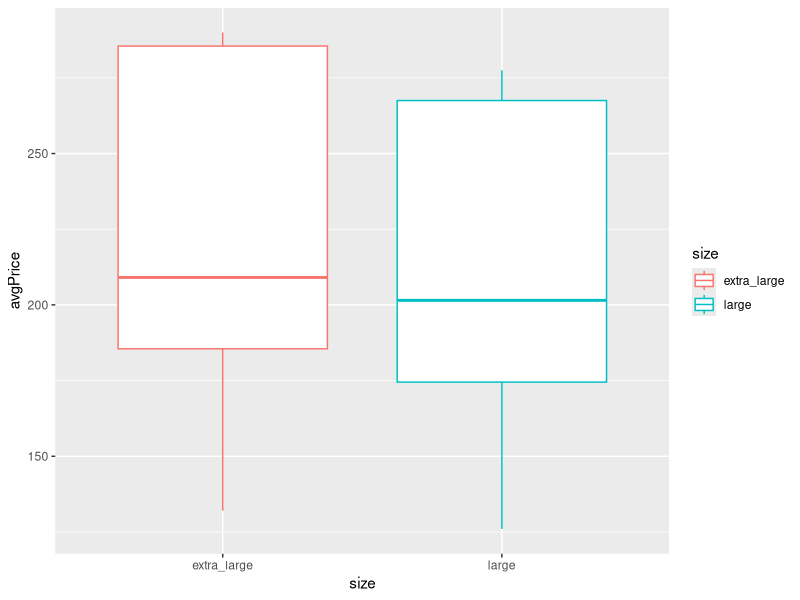

Write R code to recreate this figure. (Note: this script raises an error after producing the figure.)
## ---- chunk 1
#| label: setup
#| warning: false
#| message: false

library(tidyverse)

knitr::opts_chunk$set(echo = TRUE, warning=FALSE, message=FALSE)

## ---- chunk 2
library(readr)
 eggs<- read_csv("_data/eggs_tidy.csv")
eggs

# Data set of large and extra large in one column 

eggs_long<-eggs%>%
  pivot_longer(cols=contains("large"), 
               names_to = "eggType",
               values_to = "avgPrice"
  )

eggs_long<- eggs_long%>%
  mutate(size = case_when(startsWith(eggType, "extra")~"extra_large",startsWith(eggType, "large")~"large"))




#boxplot for large eggs and there weights 
ggplot(eggs_long, aes(x=size, y=avgPrice, col=size)) + geom_boxplot()


#boxplot + Facet grid for large eggs by year and weight 
ggplot(large, aes(x="", y=weight)) + geom_boxplot()+ facet_grid(large~year)

#egg count per month 
eggs %>% 
  count(month)
#egg count per year 
eggs %>%
  count(year)

## ---- chunk 3
#| tbl-cap: Example

df

df<-tibble(eggs = rep(c("large", "extra_large", "year"),2),
           year = rep(c(2004,2013), 3), 
           trade = rep(c(),2),
           outgoing = rnorm(6, mean=1000, sd=500),
           incoming = rlogis(6, location=1000, 
                             scale = 400))
df
#existing rows/cases
nrow(df)

#existing columns/cases
ncol(df)

#expected rows/cases
nrow(df) * (ncol(df)-3)

# expected columns 
3 + 2
## ---- chunk 4


## ---- chunk 5
#| tbl-cap: Pivoted Example

df<-pivot_longer(df, col = c(outgoing, incoming),
                 names_to="trade_direction",
                 values_to = "trade_value")
df
